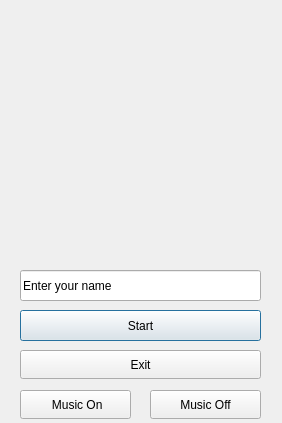
<?xml version="1.0" encoding="UTF-8"?>
<ui version="4.0">
 <class>Start</class>
 <widget class="QDialog" name="Start">
  <property name="geometry">
   <rect>
    <x>0</x>
    <y>0</y>
    <width>282</width>
    <height>423</height>
   </rect>
  </property>
  <property name="minimumSize">
   <size>
    <width>282</width>
    <height>423</height>
   </size>
  </property>
  <property name="maximumSize">
   <size>
    <width>282</width>
    <height>423</height>
   </size>
  </property>
  <property name="windowTitle">
   <string>Dialog</string>
  </property>
  <widget class="QPushButton" name="pushButton">
   <property name="geometry">
    <rect>
     <x>20</x>
     <y>310</y>
     <width>241</width>
     <height>31</height>
    </rect>
   </property>
   <property name="text">
    <string>Start</string>
   </property>
  </widget>
  <widget class="QPushButton" name="pushButton_2">
   <property name="geometry">
    <rect>
     <x>20</x>
     <y>390</y>
     <width>111</width>
     <height>29</height>
    </rect>
   </property>
   <property name="maximumSize">
    <size>
     <width>282</width>
     <height>16777215</height>
    </size>
   </property>
   <property name="text">
    <string> Music On</string>
   </property>
  </widget>
  <widget class="QLineEdit" name="lineEdit">
   <property name="geometry">
    <rect>
     <x>20</x>
     <y>270</y>
     <width>241</width>
     <height>31</height>
    </rect>
   </property>
   <property name="text">
    <string>Enter your name</string>
   </property>
  </widget>
  <widget class="QPushButton" name="pushButton_3">
   <property name="geometry">
    <rect>
     <x>150</x>
     <y>390</y>
     <width>111</width>
     <height>29</height>
    </rect>
   </property>
   <property name="text">
    <string>Music Off</string>
   </property>
  </widget>
  <widget class="QPushButton" name="pushButton_4">
   <property name="geometry">
    <rect>
     <x>20</x>
     <y>350</y>
     <width>241</width>
     <height>29</height>
    </rect>
   </property>
   <property name="text">
    <string>Exit</string>
   </property>
  </widget>
 </widget>
 <resources/>
 <connections/>
</ui>
